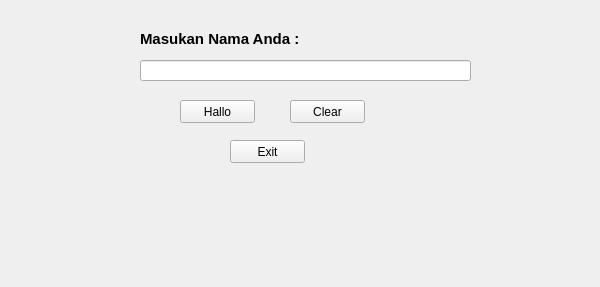
<?xml version="1.0" encoding="UTF-8"?>
<ui version="4.0">
 <class>Form</class>
 <widget class="QWidget" name="Form">
  <property name="geometry">
   <rect>
    <x>0</x>
    <y>0</y>
    <width>600</width>
    <height>287</height>
   </rect>
  </property>
  <property name="windowTitle">
   <string>Form</string>
  </property>
  <widget class="QLabel" name="label">
   <property name="geometry">
    <rect>
     <x>140</x>
     <y>30</y>
     <width>181</width>
     <height>16</height>
    </rect>
   </property>
   <property name="font">
    <font>
     <family>MS Shell Dlg 2</family>
    </font>
   </property>
   <property name="text">
    <string>&lt;html&gt;&lt;head/&gt;&lt;body&gt;&lt;p&gt;&lt;span style=&quot; font-size:11pt; font-weight:600;&quot;&gt;Masukan Nama Anda :&lt;/span&gt;&lt;/p&gt;&lt;/body&gt;&lt;/html&gt;</string>
   </property>
  </widget>
  <widget class="QLineEdit" name="namaEdit">
   <property name="geometry">
    <rect>
     <x>140</x>
     <y>60</y>
     <width>331</width>
     <height>21</height>
    </rect>
   </property>
  </widget>
  <widget class="QPushButton" name="hallo">
   <property name="geometry">
    <rect>
     <x>180</x>
     <y>100</y>
     <width>75</width>
     <height>23</height>
    </rect>
   </property>
   <property name="text">
    <string>Hallo</string>
   </property>
  </widget>
  <widget class="QPushButton" name="clear">
   <property name="geometry">
    <rect>
     <x>290</x>
     <y>100</y>
     <width>75</width>
     <height>23</height>
    </rect>
   </property>
   <property name="text">
    <string>Clear</string>
   </property>
  </widget>
  <widget class="QPushButton" name="exit">
   <property name="geometry">
    <rect>
     <x>230</x>
     <y>140</y>
     <width>75</width>
     <height>23</height>
    </rect>
   </property>
   <property name="text">
    <string>Exit</string>
   </property>
  </widget>
 </widget>
 <resources/>
 <connections>
  <connection>
   <sender>exit</sender>
   <signal>clicked()</signal>
   <receiver>Form</receiver>
   <slot>close()</slot>
   <hints>
    <hint type="sourcelabel">
     <x>267</x>
     <y>151</y>
    </hint>
    <hint type="destinationlabel">
     <x>299</x>
     <y>143</y>
    </hint>
   </hints>
  </connection>
  <connection>
   <sender>clear</sender>
   <signal>clicked()</signal>
   <receiver>namaEdit</receiver>
   <slot>clear()</slot>
   <hints>
    <hint type="sourcelabel">
     <x>327</x>
     <y>111</y>
    </hint>
    <hint type="destinationlabel">
     <x>305</x>
     <y>70</y>
    </hint>
   </hints>
  </connection>
 </connections>
</ui>
